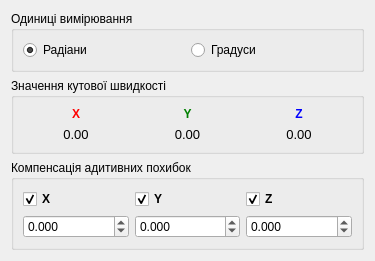
<?xml version="1.0" encoding="UTF-8"?>
<ui version="4.0">
 <class>AngularRateConfig</class>
 <widget class="QWidget" name="AngularRateConfig">
  <property name="geometry">
   <rect>
    <x>0</x>
    <y>0</y>
    <width>375</width>
    <height>256</height>
   </rect>
  </property>
  <property name="windowTitle">
   <string>Form</string>
  </property>
  <property name="styleSheet">
   <string notr="true"/>
  </property>
  <layout class="QVBoxLayout" name="verticalLayout">
   <item>
    <widget class="QGroupBox" name="groupBox_4">
     <property name="title">
      <string>Одиниці вимірювання</string>
     </property>
     <layout class="QHBoxLayout" name="horizontalLayout_5">
      <item>
       <widget class="QRadioButton" name="rb_radians">
        <property name="text">
         <string>Радіани</string>
        </property>
        <property name="checked">
         <bool>true</bool>
        </property>
       </widget>
      </item>
      <item>
       <widget class="QRadioButton" name="rb_degrees">
        <property name="text">
         <string>Градуси</string>
        </property>
       </widget>
      </item>
     </layout>
    </widget>
   </item>
   <item>
    <widget class="QGroupBox" name="groupBox">
     <property name="title">
      <string>Значення кутової швидкості</string>
     </property>
     <layout class="QGridLayout" name="gridLayout_6">
      <item row="1" column="0">
       <widget class="QLabel" name="lb_gyro_x_value">
        <property name="font">
         <font>
          <pointsize>10</pointsize>
         </font>
        </property>
        <property name="text">
         <string>0.00</string>
        </property>
        <property name="alignment">
         <set>Qt::AlignCenter</set>
        </property>
       </widget>
      </item>
      <item row="1" column="1">
       <widget class="QLabel" name="lb_gyro_y_value">
        <property name="font">
         <font>
          <pointsize>10</pointsize>
         </font>
        </property>
        <property name="text">
         <string>0.00</string>
        </property>
        <property name="alignment">
         <set>Qt::AlignCenter</set>
        </property>
       </widget>
      </item>
      <item row="1" column="2">
       <widget class="QLabel" name="lb_gyro_z_value">
        <property name="font">
         <font>
          <pointsize>10</pointsize>
         </font>
        </property>
        <property name="text">
         <string>0.00</string>
        </property>
        <property name="alignment">
         <set>Qt::AlignCenter</set>
        </property>
       </widget>
      </item>
      <item row="0" column="1">
       <widget class="QLabel" name="label_21">
        <property name="font">
         <font>
          <weight>75</weight>
          <bold>true</bold>
         </font>
        </property>
        <property name="styleSheet">
         <string notr="true">color: green;</string>
        </property>
        <property name="text">
         <string>Y</string>
        </property>
        <property name="alignment">
         <set>Qt::AlignCenter</set>
        </property>
       </widget>
      </item>
      <item row="0" column="0">
       <widget class="QLabel" name="label_22">
        <property name="font">
         <font>
          <weight>75</weight>
          <bold>true</bold>
         </font>
        </property>
        <property name="styleSheet">
         <string notr="true">color: red;</string>
        </property>
        <property name="text">
         <string>X</string>
        </property>
        <property name="alignment">
         <set>Qt::AlignCenter</set>
        </property>
       </widget>
      </item>
      <item row="0" column="2">
       <widget class="QLabel" name="label_23">
        <property name="maximumSize">
         <size>
          <width>546783</width>
          <height>16777215</height>
         </size>
        </property>
        <property name="font">
         <font>
          <weight>75</weight>
          <bold>true</bold>
         </font>
        </property>
        <property name="styleSheet">
         <string notr="true">color: blue;</string>
        </property>
        <property name="text">
         <string>Z</string>
        </property>
        <property name="alignment">
         <set>Qt::AlignCenter</set>
        </property>
       </widget>
      </item>
     </layout>
    </widget>
   </item>
   <item>
    <widget class="QGroupBox" name="groupBox_2">
     <property name="title">
      <string>Компенсація адитивних похибок</string>
     </property>
     <layout class="QGridLayout" name="gridLayout_7">
      <item row="1" column="0">
       <widget class="QDoubleSpinBox" name="sb_bias_x_gyro">
        <property name="decimals">
         <number>3</number>
        </property>
        <property name="minimum">
         <double>-100.000000000000000</double>
        </property>
        <property name="maximum">
         <double>100.000000000000000</double>
        </property>
        <property name="singleStep">
         <double>0.010000000000000</double>
        </property>
       </widget>
      </item>
      <item row="1" column="2">
       <widget class="QDoubleSpinBox" name="sb_bias_z_gyro">
        <property name="decimals">
         <number>3</number>
        </property>
        <property name="minimum">
         <double>-100.000000000000000</double>
        </property>
        <property name="maximum">
         <double>100.000000000000000</double>
        </property>
        <property name="singleStep">
         <double>0.010000000000000</double>
        </property>
       </widget>
      </item>
      <item row="1" column="1">
       <widget class="QDoubleSpinBox" name="sb_bias_y_gyro">
        <property name="decimals">
         <number>3</number>
        </property>
        <property name="minimum">
         <double>-100.000000000000000</double>
        </property>
        <property name="maximum">
         <double>100.000000000000000</double>
        </property>
        <property name="singleStep">
         <double>0.010000000000000</double>
        </property>
       </widget>
      </item>
      <item row="0" column="0">
       <widget class="QCheckBox" name="cb_accept_gyro_x_bias">
        <property name="maximumSize">
         <size>
          <width>76543</width>
          <height>16777215</height>
         </size>
        </property>
        <property name="font">
         <font>
          <weight>75</weight>
          <bold>true</bold>
         </font>
        </property>
        <property name="text">
         <string>X</string>
        </property>
        <property name="checked">
         <bool>true</bool>
        </property>
       </widget>
      </item>
      <item row="0" column="1">
       <widget class="QCheckBox" name="cb_accept_gyro_y_bias">
        <property name="maximumSize">
         <size>
          <width>9876543</width>
          <height>16777215</height>
         </size>
        </property>
        <property name="font">
         <font>
          <weight>75</weight>
          <bold>true</bold>
         </font>
        </property>
        <property name="text">
         <string>Y</string>
        </property>
        <property name="checked">
         <bool>true</bool>
        </property>
       </widget>
      </item>
      <item row="0" column="2">
       <widget class="QCheckBox" name="cb_accept_gyro_z_bias">
        <property name="maximumSize">
         <size>
          <width>16777215</width>
          <height>16777215</height>
         </size>
        </property>
        <property name="font">
         <font>
          <weight>75</weight>
          <bold>true</bold>
         </font>
        </property>
        <property name="text">
         <string>Z</string>
        </property>
        <property name="checked">
         <bool>true</bool>
        </property>
       </widget>
      </item>
     </layout>
    </widget>
   </item>
  </layout>
 </widget>
 <resources/>
 <connections/>
</ui>
